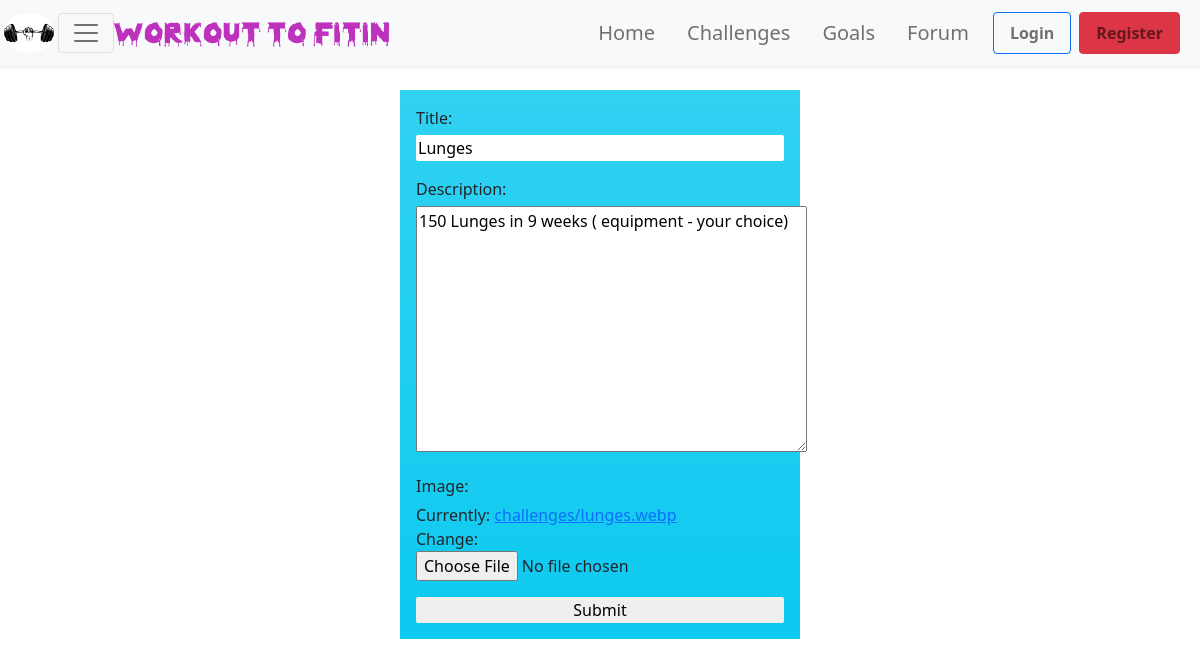
Screenshot of /challenge_update/7/ with the database file from the repository.
### myapp/models.py (models this page shows, shortened)
class Challenges(models.Model) :
    title = models.CharField(max_length=100)
    description = models.TextField(blank=True)
    user = models.ForeignKey(User,on_delete=models.CASCADE)
    updated = models.DateTimeField(auto_now=True) # it will updated every single time when it is saved
    created = models.DateTimeField(auto_now_add=True) # initial time stamp
    image = models.ImageField(default='challenges/default.jpg',upload_to='challenges')
    class Meta :
        ordering = ['updated','created']

### myapp/views.py (the view)
# urls.py: path('challenge_update/<str:pk>/',myapp_views.challenge_update,name="challenge_update"),
def challenge_update(request,pk) :
    challenge = Challenges.objects.get(id=pk)
    form = ChallengesForm(instance=challenge)
    if request.method == 'POST' :
        form = ChallengesForm(request.POST,instance=challenge)
        if form.is_valid() :
            form.save()
            return redirect('challenges')
    context = {'form' : form }
    return render(request,'create_challenge.html',context)

### myapp/forms.py
class ChallengesForm(ModelForm) :
    class Meta :
        model = Challenges
        fields = ['title','description','image']

### templates/create_challenge.html (shortened to what this page needs)
{% extends 'base.html' %}
{% block content %}
   <form class="room-form col-sm-4 mx-auto my-4 p-3 bg-info bg-gradient" method='POST' action=''>
        {{form.as_p}}
       <input type='submit' value="Submit" />
   </form>
{% endblock content %}

### static/css/main.css (style rules this page uses)
body { background-color: blue; }
.room-form input,select { width:100%; display:block; border-radius:2px; border:none; }
.room-form label { display:block; font-size: 16px; margin-bottom:5px; }

### rows the page displays
Challenges: title "Lunges", description "150 Lunges in 9 weeks ( equipment - your choice)"
